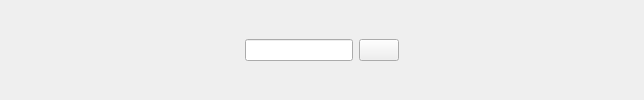
        <widget class="QWidget" name="header_widget" native="true">
         <layout class="QHBoxLayout" name="horizontalLayout_4">
          <item>
           <widget class="QPushButton" name="menu">
            <property name="styleSheet">
             <string notr="true">border:none;
</string>
            </property>
            <property name="text">
             <string/>
            </property>
            <property name="icon">
             <iconset resource="resources.qrc">
              <normaloff>:/image/menu.png</normaloff>:/image/menu.png</iconset>
            </property>
            <property name="iconSize">
             <size>
              <width>20</width>
              <height>20</height>
             </size>
            </property>
            <property name="checkable">
             <bool>true</bool>
            </property>
           </widget>
          </item>
          <item>
           <spacer name="horizontalSpacer">
            <property name="orientation">
             <enum>Qt::Horizontal</enum>
            </property>
            <property name="sizeHint" stdset="0">
             <size>
              <width>196</width>
              <height>20</height>
             </size>
            </property>
           </spacer>
          </item>
          <item>
           <layout class="QHBoxLayout" name="horizontalLayout">
            <item>
             <widget class="QLineEdit" name="lineEdit"/>
            </item>
            <item>
             <widget class="QPushButton" name="pushButton_23">
              <property name="text">
               <string/>
              </property>
              <property name="icon">
               <iconset resource="resources.qrc">
                <normaloff>:/image/search.png</normaloff>:/image/search.png</iconset>
              </property>
             </widget>
            </item>
           </layout>
          </item>
          <item>
           <spacer name="horizontalSpacer_2">
            <property name="orientation">
             <enum>Qt::Horizontal</enum>
            </property>
            <property name="sizeHint" stdset="0">
             <size>
              <width>196</width>
              <height>20</height>
             </size>
            </property>
           </spacer>
          </item>
          <item>
           <widget class="QPushButton" name="pushButton_26">
            <property name="styleSheet">
             <string notr="true">border:none;
</string>
            </property>
            <property name="text">
             <string/>
            </property>
            <property name="icon">
             <iconset resource="resources.qrc">
              <normaloff>:/image/image.png</normaloff>:/image/image.png</iconset>
            </property>
           </widget>
          </item>
         </layout>
        </widget>
